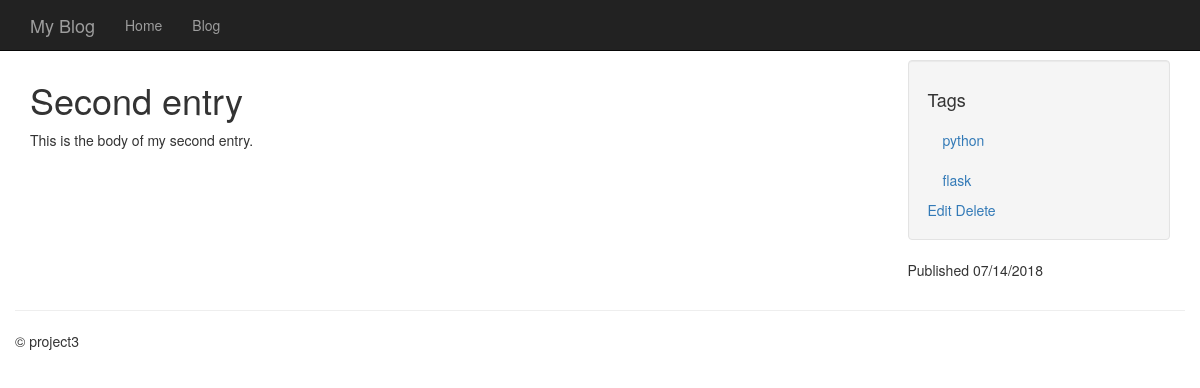
Screenshot of /entries/second-entry/ with the database file from the repository.
### models.py (models this page shows, shortened)
class Entry(db.Model):
    STATUS_PUBLIC = 0
    STATUS_DRAFT = 1
    STATUS_DELETED = 2
    id     = db.Column(db.Integer, primary_key=True)
    title  = db.Column(db.String(100))
    slug   = db.Column(db.String(100), unique=True)
    body   = db.Column(db.Text)
    status = db.Column(db.SmallInteger, default=STATUS_PUBLIC)
    created_timestamp  = db.Column(db.DateTime, default=datetime.datetime.now)
    modified_timestamp = db.Column(db.DateTime,default=datetime.datetime.now, onupdate=datetime.datetime.now)
    tags = db.relationship('Tag', secondary=entry_tags, backref=db.backref('entries', lazy='dynamic'))

class Tag(db.Model):
    id   = db.Column(db.Integer, primary_key=True)
    name = db.Column(db.String(64))
    slug = db.Column(db.String(64), unique=True)

### entries/blueprint.py (the view)
@entries.route('/<slug>/')
def detail(slug):
    entry = Entry.query.filter(Entry.slug == slug).first_or_404()
    return render_template('entries/detail.html', entry=entry)

### entries/templates/entries/detail.html (shortened to what this page needs)
{% extends "base.html" %}
{% block content_title %}{{ entry.title }}{% endblock %}
{% block sidebar %}
  <ul class="well nav nav-list">
    <li><h4>Tags</h4></li>
    {% for tag in entry.tags %}
      <li><a href="{{ url_for('entries.tag_detail', slug=tag.slug) }}">{{ tag.name }}</a></li>
    {% endfor %}
    <a href="{{ url_for('entries.edit', slug=entry.slug) }}">Edit</a>
    <a href="{{ url_for('entries.delete', slug=entry.slug) }}">Delete</a>
  </ul>
  <p>Published {{ entry.created_timestamp.strftime('%m/%d/%Y') }}</p>
{% endblock %}
{% block content %}
  {{ entry.body }}
{% endblock %}

### templates/base.html (shortened to what this page needs)
<!DOCTYPE html>
<html lang="en">
  <head>
    <link rel="stylesheet" href="//netdna.bootstrapcdn.com/bootstrap/3.1.0/css/bootstrap.min.css">
  </head>
  <body class="{% block body_class %}{% endblock %}">
    <div class="navbar navbar-inverse navbar-fixed-top" role="navigation">
      <div class="container">
        <div class="navbar-header">
          <a class="navbar-brand" href="#">{% block branding %}My Blog{% endblock %}</a>
        </div>
        <div class="collapse navbar-collapse">
          <ul class="nav navbar-nav">
            <li><a href="{{ url_for('homepage') }}">Home</a></li>
            <li><a href="{{ url_for('entries.index') }}">Blog</a></li>
          </ul>
        </div>
      </div>
    </div>
    <div class="container">
      <div class="row">
        <div class="col-md-9">
          <h1>{% block content_title %}{% endblock %}</h1>
          {% block content %}
          {% endblock %}
        </div>
        <div class="col-md-3">
          {% block sidebar %}{% endblock %}
        </div>
      </div>
      <div class="row">
        <hr />
        <footer>
          <p>&copy; project3 </p>
        </footer>
      </div>
    </div>
  </body>
</html>

### templates/base.html (style rules this page uses)
body { padding-top: 60px; }

### rows the page displays
Entry: title "Second entry", body "This is the body of my second entry.", created_timestamp "07/14/2018"
Tag: name "python"
Tag: name "flask"
